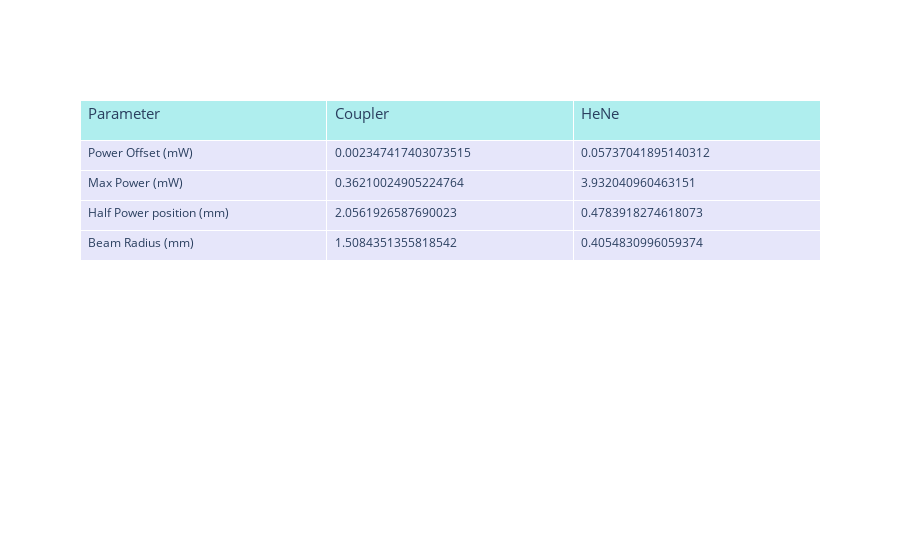

The cell this chart's notebook holds for it:
### Markdown cell above
## Create Param Table

### Code cell
fit_parameters = pd.DataFrame({'Coupler': coupler_parameters[0], 'HeNe': hene_parameters[0]},
                              index=['Power Offset (mW)', 'Max Power (mW)', 'Half Power position (mm)', 'Beam Radius (mm)'])

param_table = go.Figure(data=[go.Table(
    header=dict(values=['Parameter', 'Coupler', 'HeNe'],
                fill_color='paleturquoise',
                align='left',
                height=40,
                font={"size": 15}),
    cells=dict(values=[fit_parameters.index, fit_parameters['Coupler'], fit_parameters['HeNe']],
                fill_color='lavender',
                align='left',
                height=30,
                font={"size": 12}))
])

param_table.show()

### Figure 1 — Plotly figure (JSON) as saved in the notebook; plotly's stock layout.template omitted (floating-point values rounded to 4 significant figures)
{"data": [{"cells": {"align": "left", "fill": {"color": "lavender"}, "font": {"size": 12}, "height": 30, "values": [["Power Offset (mW)", "Max Power (mW)", "Half Power position (mm)", "Beam Radius (mm)"], [0.002347, 0.3621, 2.056, 1.508], [0.05737, 3.932, 0.4784, 0.4055]]}, "header": {"align": "left", "fill": {"color": "paleturquoise"}, "font": {"size": 15}, "height": 40, "values": ["Parameter", "Coupler", "HeNe"]}, "type": "table"}], "layout": {}}
